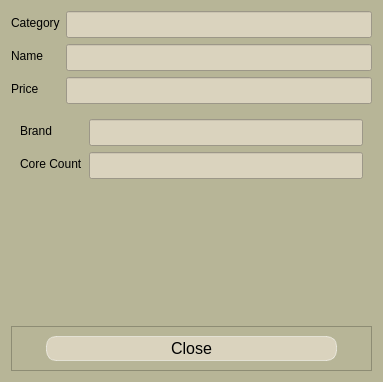
<?xml version="1.0" encoding="UTF-8"?>
<ui version="4.0">
 <class>DetailsDialog</class>
 <widget class="QDialog" name="DetailsDialog">
  <property name="geometry">
   <rect>
    <x>0</x>
    <y>0</y>
    <width>383</width>
    <height>382</height>
   </rect>
  </property>
  <property name="windowTitle">
   <string>Product Details</string>
  </property>
  <property name="styleSheet">
   <string notr="true">QWidget{
background-color:rgb(183, 181, 151);
}</string>
  </property>
  <layout class="QVBoxLayout" name="verticalLayout">
   <item>
    <layout class="QFormLayout" name="formLayout">
     <item row="0" column="0">
      <widget class="QLabel" name="label">
       <property name="styleSheet">
        <string notr="true">QLabel {
    font: 800;
    color: black; /* Sets the font color to black */
}
</string>
       </property>
       <property name="text">
        <string>Category</string>
       </property>
      </widget>
     </item>
     <item row="0" column="1">
      <widget class="QLineEdit" name="category">
       <property name="styleSheet">
        <string notr="true">QLineEdit{
background-color: rgb(218, 211, 190);
color: black;


font-size: 16px;
padding:2px;
text-align: center;


}

QLineEdit:hover {
background-color: rgba(255, 255, 255, 0.3);
}
</string>
       </property>
       <property name="readOnly">
        <bool>true</bool>
       </property>
      </widget>
     </item>
     <item row="1" column="0">
      <widget class="QLabel" name="label_3">
       <property name="styleSheet">
        <string notr="true">QLabel {
    font: 800;
    color: black; /* Sets the font color to black */
}
</string>
       </property>
       <property name="text">
        <string>Name</string>
       </property>
      </widget>
     </item>
     <item row="1" column="1">
      <widget class="QLineEdit" name="name">
       <property name="styleSheet">
        <string notr="true">QLineEdit{
background-color: rgb(218, 211, 190);
color: black;


font-size: 16px;
padding:2px;
text-align: center;


}

QLineEdit:hover {
background-color: rgba(255, 255, 255, 0.3);
}


</string>
       </property>
       <property name="readOnly">
        <bool>true</bool>
       </property>
       <property name="placeholderText">
        <string/>
       </property>
      </widget>
     </item>
     <item row="2" column="0">
      <widget class="QLabel" name="label_4">
       <property name="styleSheet">
        <string notr="true">QLabel {
    font: 800;
    color: black; /* Sets the font color to black */
}
</string>
       </property>
       <property name="text">
        <string>Price</string>
       </property>
      </widget>
     </item>
     <item row="2" column="1">
      <widget class="QLineEdit" name="price">
       <property name="styleSheet">
        <string notr="true">QLineEdit{
background-color: rgb(218, 211, 190);
color: black;


font-size: 16px;
padding:2px;
text-align: center;


}

QLineEdit:hover {
background-color: rgba(255, 255, 255, 0.3);
}


</string>
       </property>
       <property name="readOnly">
        <bool>true</bool>
       </property>
      </widget>
     </item>
    </layout>
   </item>
   <item>
    <widget class="QStackedWidget" name="stackedWidget">
     <property name="currentIndex">
      <number>0</number>
     </property>
     <widget class="QWidget" name="page">
      <layout class="QGridLayout" name="gridLayout">
       <item row="0" column="0">
        <layout class="QFormLayout" name="formLayout_2">
         <item row="1" column="0">
          <widget class="QLabel" name="label_5">
           <property name="styleSheet">
            <string notr="true">QLabel {
    font: 800;
    color: black; /* Sets the font color to black */
}
</string>
           </property>
           <property name="text">
            <string>Core Count</string>
           </property>
          </widget>
         </item>
         <item row="0" column="0">
          <widget class="QLabel" name="label_6">
           <property name="styleSheet">
            <string notr="true">QLabel {
    font: 800;
    color: black; /* Sets the font color to black */
}
</string>
           </property>
           <property name="text">
            <string>Brand</string>
           </property>
          </widget>
         </item>
         <item row="0" column="1">
          <widget class="QLineEdit" name="cpuBrand">
           <property name="styleSheet">
            <string notr="true">QLineEdit{
background-color: rgb(218, 211, 190);
color: black;


font-size: 16px;
padding:2px;
text-align: center;


}

QLineEdit:hover {
background-color: rgba(255, 255, 255, 0.3);
}

</string>
           </property>
           <property name="readOnly">
            <bool>true</bool>
           </property>
          </widget>
         </item>
         <item row="1" column="1">
          <widget class="QLineEdit" name="coreCount">
           <property name="styleSheet">
            <string notr="true">QLineEdit{
background-color: rgb(218, 211, 190);
color: black;


font-size: 16px;
padding:2px;
text-align: center;


}

QLineEdit:hover {
background-color: rgba(255, 255, 255, 0.3);
}


</string>
           </property>
           <property name="readOnly">
            <bool>true</bool>
           </property>
          </widget>
         </item>
        </layout>
       </item>
      </layout>
     </widget>
     <widget class="QWidget" name="page_2">
      <layout class="QGridLayout" name="gridLayout_2">
       <item row="0" column="0">
        <layout class="QFormLayout" name="formLayout_4">
         <item row="0" column="0">
          <widget class="QLabel" name="label_2">
           <property name="styleSheet">
            <string notr="true">QLabel {
    font: 800;
    color: black; /* Sets the font color to black */
}
</string>
           </property>
           <property name="text">
            <string>Brand</string>
           </property>
          </widget>
         </item>
         <item row="0" column="1">
          <widget class="QLineEdit" name="ramBrand">
           <property name="styleSheet">
            <string notr="true">QLineEdit{
background-color: rgb(218, 211, 190);
color: black;


font-size: 16px;
padding:2px;
text-align: center;


}

QLineEdit:hover {
background-color: rgba(255, 255, 255, 0.3);
}

</string>
           </property>
           <property name="readOnly">
            <bool>true</bool>
           </property>
          </widget>
         </item>
         <item row="1" column="0">
          <widget class="QLabel" name="label_7">
           <property name="styleSheet">
            <string notr="true">QLabel {
    font: 800;
    color: black; /* Sets the font color to black */
}
</string>
           </property>
           <property name="text">
            <string>Size (GB)</string>
           </property>
          </widget>
         </item>
         <item row="1" column="1">
          <widget class="QLineEdit" name="ramSize">
           <property name="styleSheet">
            <string notr="true">QLineEdit{
background-color: rgb(218, 211, 190);
color: black;


font-size: 16px;
padding:2px;
text-align: center;


}

QLineEdit:hover {
background-color: rgba(255, 255, 255, 0.3);
}

</string>
           </property>
           <property name="readOnly">
            <bool>true</bool>
           </property>
          </widget>
         </item>
        </layout>
       </item>
      </layout>
     </widget>
     <widget class="QWidget" name="page_3">
      <layout class="QGridLayout" name="gridLayout_3">
       <item row="0" column="0">
        <layout class="QFormLayout" name="formLayout_3">
         <item row="0" column="0">
          <widget class="QLabel" name="label_8">
           <property name="styleSheet">
            <string notr="true">QLabel {
    font: 800;
    color: black; /* Sets the font color to black */
}
</string>
           </property>
           <property name="text">
            <string>Brand</string>
           </property>
          </widget>
         </item>
         <item row="0" column="1">
          <widget class="QLineEdit" name="mbBrand">
           <property name="styleSheet">
            <string notr="true">QLineEdit{
background-color: rgb(218, 211, 190);
color: black;


font-size: 16px;
padding:2px;
text-align: center;


}

QLineEdit:hover {
background-color: rgba(255, 255, 255, 0.3);
}

</string>
           </property>
           <property name="readOnly">
            <bool>true</bool>
           </property>
          </widget>
         </item>
         <item row="1" column="0">
          <widget class="QLabel" name="label_9">
           <property name="styleSheet">
            <string notr="true">QLabel {
    font: 800;
    color: black; /* Sets the font color to black */
}
</string>
           </property>
           <property name="text">
            <string>Form Factor</string>
           </property>
          </widget>
         </item>
         <item row="1" column="1">
          <widget class="QLineEdit" name="mbSize">
           <property name="styleSheet">
            <string notr="true">QLineEdit{
background-color: rgb(218, 211, 190);
color: black;


font-size: 16px;
padding:2px;
text-align: center;


}

QLineEdit:hover {
background-color: rgba(255, 255, 255, 0.3);
}

</string>
           </property>
           <property name="readOnly">
            <bool>true</bool>
           </property>
          </widget>
         </item>
        </layout>
       </item>
      </layout>
     </widget>
    </widget>
   </item>
   <item>
    <widget class="QFrame" name="frame">
     <property name="frameShape">
      <enum>QFrame::StyledPanel</enum>
     </property>
     <property name="frameShadow">
      <enum>QFrame::Raised</enum>
     </property>
     <layout class="QHBoxLayout" name="horizontalLayout">
      <item>
       <widget class="QPushButton" name="close">
        <property name="styleSheet">
         <string notr="true">QPushButton{
background-color: rgb(218, 211, 190);

color: black;
border: 1px solid rgba(255, 255, 255, 0.5);
border-radius: 10px;
font-size: 16px;
padding:2px;
text-align: center;
margin-left: 25px;
margin-right:25px;
}

QPushButton:hover {
background-color: #e74c3c;
}

QPushButton:pressed {
background-color: #e74c3c;
}
</string>
        </property>
        <property name="text">
         <string>Close</string>
        </property>
       </widget>
      </item>
     </layout>
    </widget>
   </item>
  </layout>
 </widget>
 <resources/>
 <connections/>
</ui>
